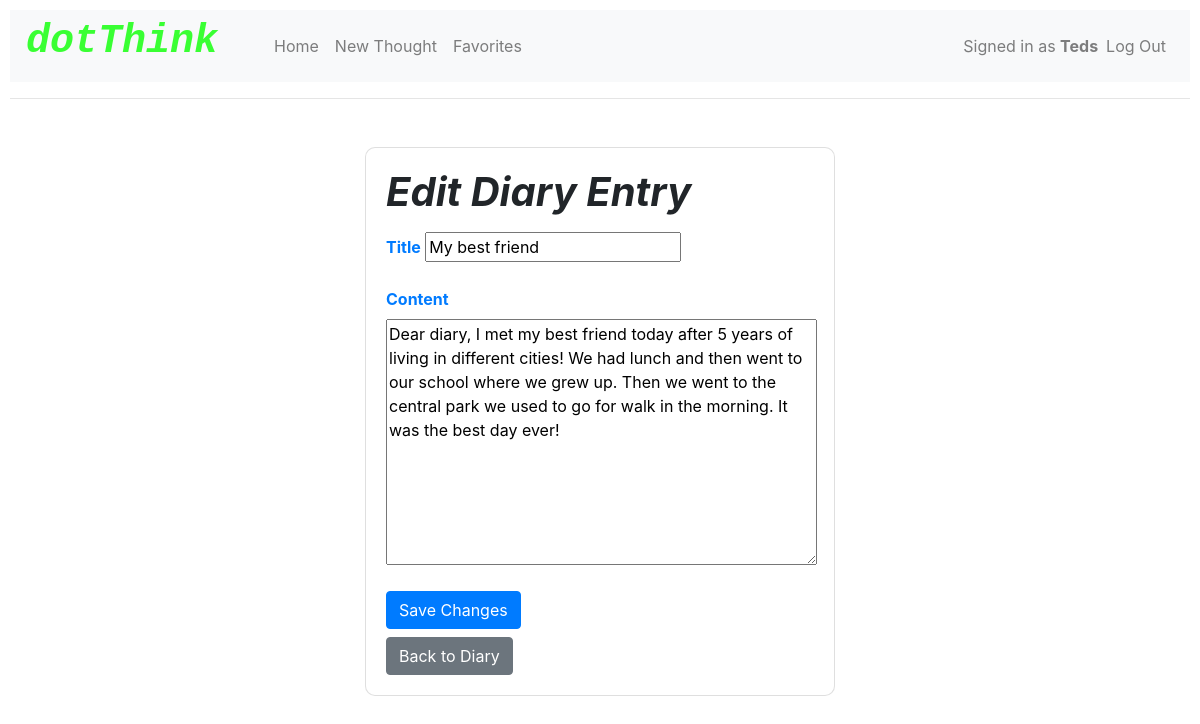
Screenshot of /edit/12/ (signed in) with the database file from the repository.
### entries/models.py (models this page shows, shortened)
class DiaryEntry(models.Model):
    user = models.ForeignKey(User, on_delete=models.CASCADE)
    title = models.CharField(max_length=100)
    content = models.TextField()
    created_at = models.DateTimeField(auto_now_add=True)
    favorites = models.ManyToManyField(User, default=None, blank=True, related_name='favorite')

### entries/views.py (the view)
# urls.py: path('edit/<int:pk>/', views.edit_diary_entry, name='edit_diary_entry'),
@login_required
def edit_diary_entry(request, pk):
    entry = DiaryEntry.objects.get(pk=pk)
    if entry.user != request.user:
        return redirect('diary_list')
    if request.method == 'POST':
        form = DiaryEntryForm(request.POST, instance=entry)
        if form.is_valid():
            form.save()
            return redirect('diary_list')
    else:
        form = DiaryEntryForm(instance=entry)
    return render(request, 'entries/diary_entry_form.html', {'form': form})

### entries/forms.py
class DiaryEntryForm(forms.ModelForm):
    class Meta:
        model = DiaryEntry
        fields = ['title', 'content']

### entries/templates/entries/diary_entry_form.html (shortened to what this page needs)
{% extends 'entries/layout.html' %}
{% block body %}
        <div class="container">
            <div class="card mt-5">
              <div class="card-body">
                <h1 class="card-title"><b><i>{% if form.instance.pk %}Edit Diary Entry{% else %}Create Diary Entry{% endif %}</i></b></h1>
                <form method="post" action="{% if form.instance.pk %}{% url 'edit_diary_entry' form.instance.pk %}{% else %}{% url 'create_diary_entry' %}{% endif %}" class="mt-3">
                  <div class="form-group">
                    <label for="{{ form.title.id_for_label }}" class="form-label">Title</label>
                    {{ form.title }}
                  </div>
                  <div class="form-group">
                    <label for="{{ form.content.id_for_label }}" class="form-label">Content</label>
                    {{ form.content }}
                  </div>
                  <button type="submit" class="btn btn-primary">
                    {% if form.instance.pk %}Save Changes{% else %}Create Entry{% endif %}
                  </button>
                </form>
                <a href="{% url 'diary_list' %}" class="btn btn-secondary mt-2">Back to Diary</a>
              </div>
            </div>
        </div>
{% endblock %}

### entries/templates/entries/layout.html (shortened to what this page needs)
{% load static %}
<!DOCTYPE html>
<html lang="en">
<head>
    <link rel="stylesheet" href="https://stackpath.bootstrapcdn.com/bootstrap/4.4.1/css/bootstrap.min.css">
    <link rel="stylesheet" href="https://cdnjs.cloudflare.com/ajax/libs/font-awesome/5.15.3/css/all.min.css">
    <link rel="stylesheet" href="{% static 'entries/styles.css' %}">
</head>
<body>
    <nav class="navbar navbar-expand-md navbar-light bg-light">
        <h1 style="font-family: 'Lucida Console', 'Courier New', monospace; color: #39FF33;" class="mr-5"><b><i>dotThink</i></b></h1>
        <ul class="navbar-nav mr-auto d-none d-md-flex">
            {% if user.is_authenticated %}
            <li class="nav-item">
                <a class="nav-link" href="{% url 'index' %}">Home</a>
            </li>
            <li class="nav-item">
                <a class="nav-link" href="{% url 'create_diary_entry' %}">New Thought</a>
            </li>
            <li class="nav-item">
                <a class="nav-link" href="{% url 'favorite_list' %}">Favorites</a>
            </li>
            {% endif %}
        </ul>
        <ul class="navbar-nav ml-auto d-none d-md-flex">
            {% if user.is_authenticated %}
            <li class="nav-item ml-md-auto">
                <span class="navbar-text">Signed in as <strong>{{ user.username }}</strong></span>
            </li>
            <li class="nav-item">
                <a class="nav-link" href="{% url 'logout' %}">Log Out</a>
            </li>
            {% endif %}
        </ul>
    </nav>
    <hr>
    {% block body %}
    {% endblock %}
</body>
</html>

### entries/static/entries/styles.css (style rules this page uses)
body { padding: 10px; }
a { text-decoration: none; }
.container { max-width: 500px; }
.card { border-radius: 10px; }
.form-group { margin-bottom: 20px; }
.form-label { font-weight: bold; color: #007BFF; }

### rows the page displays
DiaryEntry: title "My best friend", content "Dear diary, I met my best friend today after 5 years of living in different cities! We had lunch and then went to our school where we grew up. Then we went to the central park we used to go for walk in the morning. It was the best day ever!"

### other values shown
{{ user.username }} "Teds"
